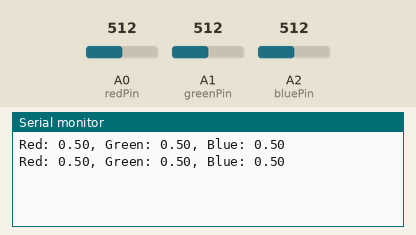
This sketch was run on a simulated Arduino Uno, built with avr-gcc and run on an emulated ATmega328P. Shown: the last lines printed to the serial monitor. Inputs (shaded band) come from the test bench; at power-on: A0 (redPin) = 512, A1 (greenPin) = 512, A2 (bluePin) = 512.

Above: at 1.8 s.
1.9 s: A0 (redPin) set to 716
At 2.7 s:
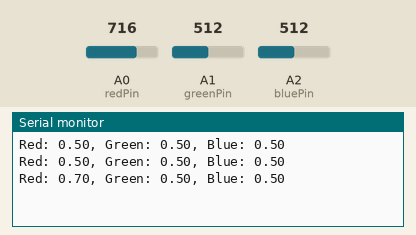
3.4 s: A1 (greenPin) set to 716
At 4.4 s:
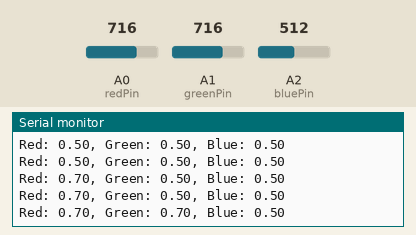
4.9 s: A2 (bluePin) set to 716
At 5.8 s:
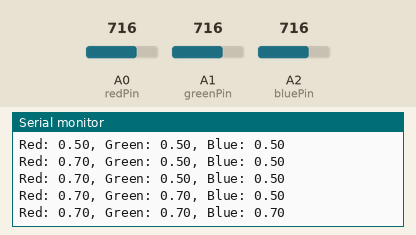
6.4 s: A0 (redPin) set to 900
At 7.7 s:
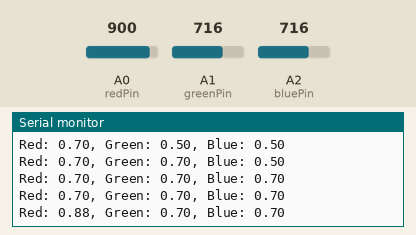
7.9 s: A1 (greenPin) set to 900
At 8.8 s:
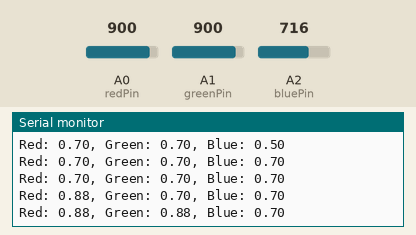
9.4 s: A2 (bluePin) set to 900
At 10.5 s:
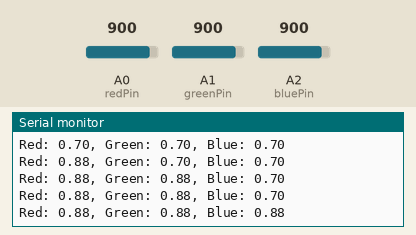
Timing chart, 0 to 11.9 s (numbered marks = the images above; inputs shaded):
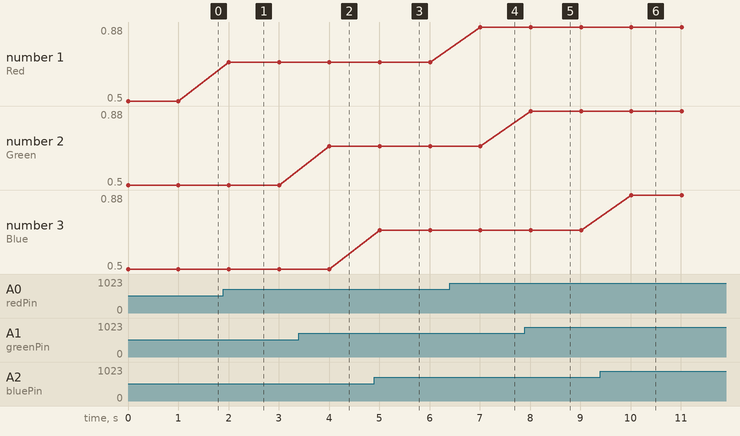

Measured:
- after the input at 1.9 s, the serial monitor: prints a new line after 0.10 s (image 1)
- after the input at 3.4 s, the serial monitor: prints a new line after 0.61 s (image 2)
- after the input at 4.9 s, the serial monitor: prints a new line after 0.11 s (image 3)
- after the input at 6.4 s, the serial monitor: prints a new line after 0.61 s (image 4)
- after the input at 7.9 s, the serial monitor: prints a new line after 0.11 s (image 5)
- after the input at 9.4 s, the serial monitor: prints a new line after 0.62 s (image 6)
- plotted number 1: 0.5 → 0.7 after the input at 1.9 s, 0.7 → 0.88 after the input at 6.4 s

The sketch:

valid_20241128140527_gpt4o.ino
```cpp
#include <Arduino.h>

// Define the pins for R, G, B sensors
const int redPin = A0;   // Analog pin for Red
const int greenPin = A1; // Analog pin for Green
const int bluePin = A2;  // Analog pin for Blue

void setup() {
  // Start the serial communication
  Serial.begin(9600);
}

void loop() {
  // Read the values from the sensors
  float redValue = analogRead(redPin) / 1023.0;
  float greenValue = analogRead(greenPin) / 1023.0;
  float blueValue = analogRead(bluePin) / 1023.0;

  // Print the values to Serial Monitor
  Serial.print("Red: ");
  Serial.print(redValue);
  Serial.print(", Green: ");
  Serial.print(greenValue);
  Serial.print(", Blue: ");
  Serial.println(blueValue);

  // Delay for a short period before the next reading
  delay(1000);
}
```
